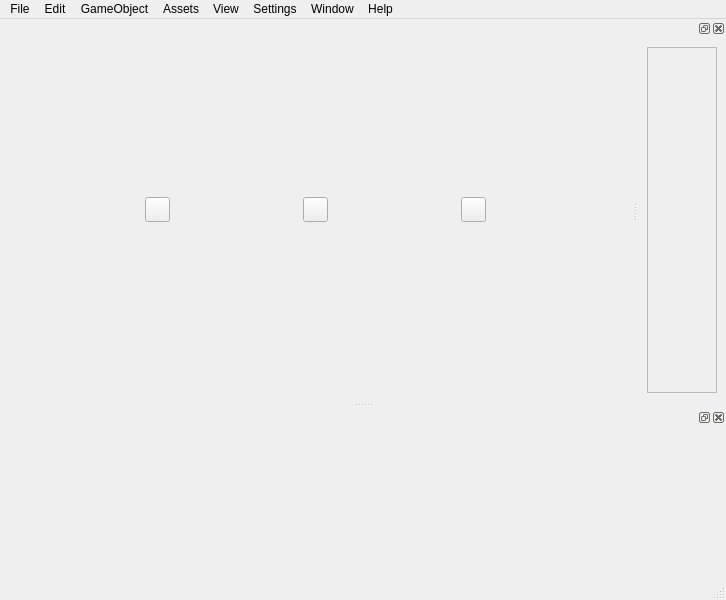
<?xml version="1.0" encoding="UTF-8"?>
<ui version="4.0">
 <class>MainWindow</class>
 <widget class="QMainWindow" name="MainWindow">
  <property name="geometry">
   <rect>
    <x>0</x>
    <y>0</y>
    <width>726</width>
    <height>600</height>
   </rect>
  </property>
  <property name="windowTitle">
   <string>MainWindow</string>
  </property>
  <property name="dockNestingEnabled">
   <bool>false</bool>
  </property>
  <widget class="QWidget" name="centralwidget">
   <layout class="QVBoxLayout" name="verticalLayout_2">
    <item>
     <layout class="QVBoxLayout" name="mainLayout">
      <item>
       <widget class="QWidget" name="runBase" native="true">
        <property name="maximumSize">
         <size>
          <width>16777215</width>
          <height>100</height>
         </size>
        </property>
        <layout class="QHBoxLayout" name="horizontalLayout_2">
         <item>
          <widget class="QPushButton" name="pushButton">
           <property name="maximumSize">
            <size>
             <width>25</width>
             <height>25</height>
            </size>
           </property>
           <property name="text">
            <string/>
           </property>
          </widget>
         </item>
         <item>
          <widget class="QPushButton" name="pushButton_2">
           <property name="maximumSize">
            <size>
             <width>25</width>
             <height>25</height>
            </size>
           </property>
           <property name="text">
            <string/>
           </property>
          </widget>
         </item>
         <item>
          <widget class="QPushButton" name="pushButton_3">
           <property name="maximumSize">
            <size>
             <width>25</width>
             <height>25</height>
            </size>
           </property>
           <property name="text">
            <string/>
           </property>
          </widget>
         </item>
        </layout>
       </widget>
      </item>
     </layout>
    </item>
   </layout>
  </widget>
  <widget class="QMenuBar" name="menubar">
   <property name="geometry">
    <rect>
     <x>0</x>
     <y>0</y>
     <width>726</width>
     <height>22</height>
    </rect>
   </property>
   <widget class="QMenu" name="menuFile">
    <property name="title">
     <string>File</string>
    </property>
   </widget>
   <widget class="QMenu" name="menuEdit">
    <property name="title">
     <string>Edit</string>
    </property>
   </widget>
   <widget class="QMenu" name="menuGameObject">
    <property name="title">
     <string>GameObject</string>
    </property>
   </widget>
   <widget class="QMenu" name="menuView">
    <property name="title">
     <string>View</string>
    </property>
   </widget>
   <widget class="QMenu" name="menuSettings">
    <property name="title">
     <string>Settings</string>
    </property>
   </widget>
   <widget class="QMenu" name="menuWindow">
    <property name="title">
     <string>Window</string>
    </property>
   </widget>
   <widget class="QMenu" name="menuAssets">
    <property name="title">
     <string>Assets</string>
    </property>
   </widget>
   <widget class="QMenu" name="menuHelp">
    <property name="title">
     <string>Help</string>
    </property>
   </widget>
   <addaction name="menuFile"/>
   <addaction name="menuEdit"/>
   <addaction name="menuGameObject"/>
   <addaction name="menuAssets"/>
   <addaction name="menuView"/>
   <addaction name="menuSettings"/>
   <addaction name="menuWindow"/>
   <addaction name="menuHelp"/>
  </widget>
  <widget class="QStatusBar" name="statusbar"/>
  <widget class="QDockWidget" name="consoleDock">
   <property name="minimumSize">
    <size>
     <width>89</width>
     <height>170</height>
    </size>
   </property>
   <property name="allowedAreas">
    <set>Qt::DockWidgetArea::BottomDockWidgetArea</set>
   </property>
   <property name="dockLocation">
    <enum>Qt::DockWidgetArea::BottomDockWidgetArea</enum>
   </property>
   <attribute name="dockWidgetArea">
    <number>8</number>
   </attribute>
   <widget class="QWidget" name="consoleDockContents">
    <layout class="QHBoxLayout" name="horizontalLayout"/>
   </widget>
  </widget>
  <widget class="QDockWidget" name="infoDock">
   <property name="allowedAreas">
    <set>Qt::DockWidgetArea::LeftDockWidgetArea|Qt::DockWidgetArea::RightDockWidgetArea</set>
   </property>
   <attribute name="dockWidgetArea">
    <number>2</number>
   </attribute>
   <widget class="QWidget" name="infoDockContents">
    <layout class="QVBoxLayout" name="verticalLayout_4">
     <item>
      <widget class="QScrollArea" name="scrollArea">
       <property name="widgetResizable">
        <bool>true</bool>
       </property>
       <widget class="QWidget" name="scrollAreaWidgetContents">
        <property name="geometry">
         <rect>
          <x>0</x>
          <y>0</y>
          <width>69</width>
          <height>339</height>
         </rect>
        </property>
       </widget>
      </widget>
     </item>
    </layout>
   </widget>
  </widget>
 </widget>
 <resources/>
 <connections/>
</ui>
